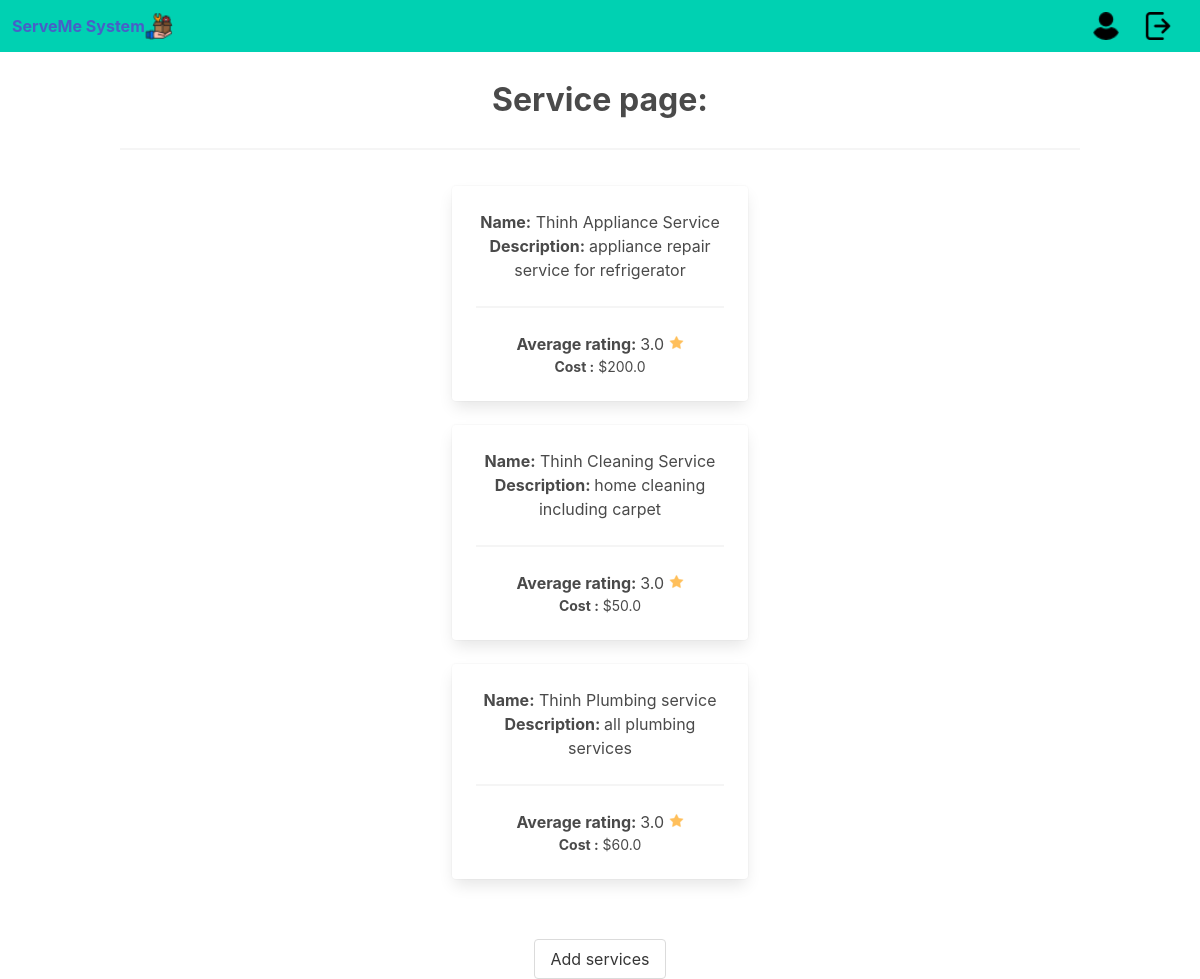
Screenshot of /view_services (signed in) with the database file from the repository.
### serveme/models.py (models this page shows, shortened)
class Service (db.Model):
    provider_id     = db.Column(db.Integer, db.ForeignKey('provider.provider_id'), nullable=False)
    service_id      = db.Column(db.Integer, nullable=False, primary_key=True)
    rating_avg      = db.Column(db.Float(precision=2), nullable=False)
    service_name    = db.Column(db.String(20), nullable=False)
    cost            = db.Column(db.Float(precision=2), nullable=False)
    description     = db.Column(db.String(255), nullable=False)
    category        = db.Column(db.String(20), nullable=False)

### serveme/serviceController.py (the view)
@serviceController.route('/view_services')
def view_services():
    provider = Provider.query.filter_by(userID = current_user.userID).first()
    provider_id = provider.provider_id
    services = Service.query.filter_by(provider_id = provider_id )
    return render_template('view_services.html', services = services)

### serveme/templates/view_services.html
{% extends "provider_base.html" %}
{% block content %}
<br>
   <div class="is-size-3">
       <b>Service page:</b>
   </div>
<hr>
{%for service in services%}
<div class="column is-3-tablet is-4-desktop" style="margin:auto">
    <a href="{{ url_for('providerController.providers', provider_id=service.provider_id ,service_id=service.service_id) }}">
        <div class="card">
            <div class="card-content">
            <b>Name:</b> {{service.service_name}}
            <br>
            <b>Description: </b>{{service.description}}
            <hr>
            <b>Average rating: </b>
            {{service.rating_avg}}
            <img src="{{url_for('static', filename='star.png')}}" alt="placeholder" >
           <br>
            <p><b>Cost :</b> ${{service.cost}}</p>
            </div>
        </div>
    </a>
    </div>
{% endfor %}
<br>
<br>
<a href="{{ url_for('serviceController.add_service' )}}">
<button class="button" style="margin:auto">Add services</button>
</a>
{% endblock %}

### serveme/static/styles.css (style rules this page uses)
p { font-size: 14px; line-height: 21px; }

### rows the page displays
Service: service_name "Thinh Appliance Service", description "appliance repair service for refrigerator", rating_avg "3.0", cost "200.0"
Service: service_name "Thinh Cleaning Service", description "home cleaning including carpet", rating_avg "3.0", cost "50.0"
Service: service_name "Thinh Plumbing service", description "all plumbing services", rating_avg "3.0", cost "60.0"
